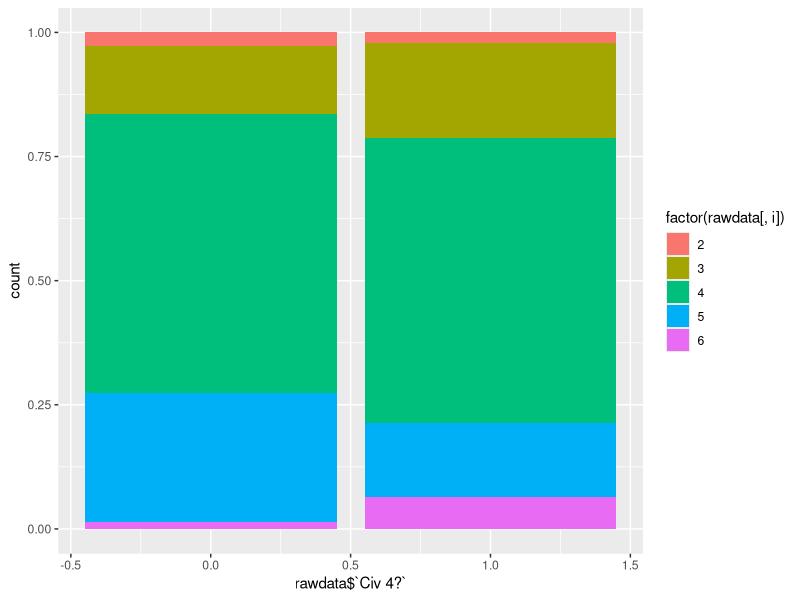
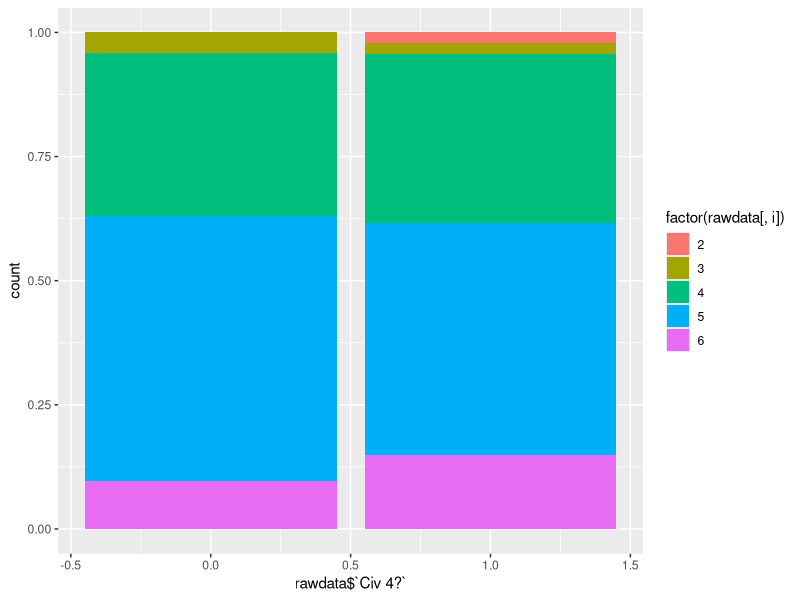
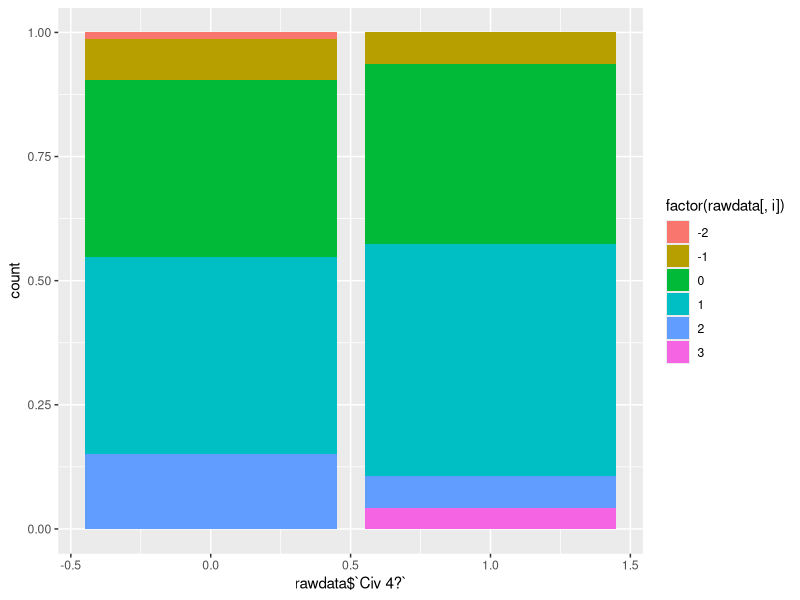
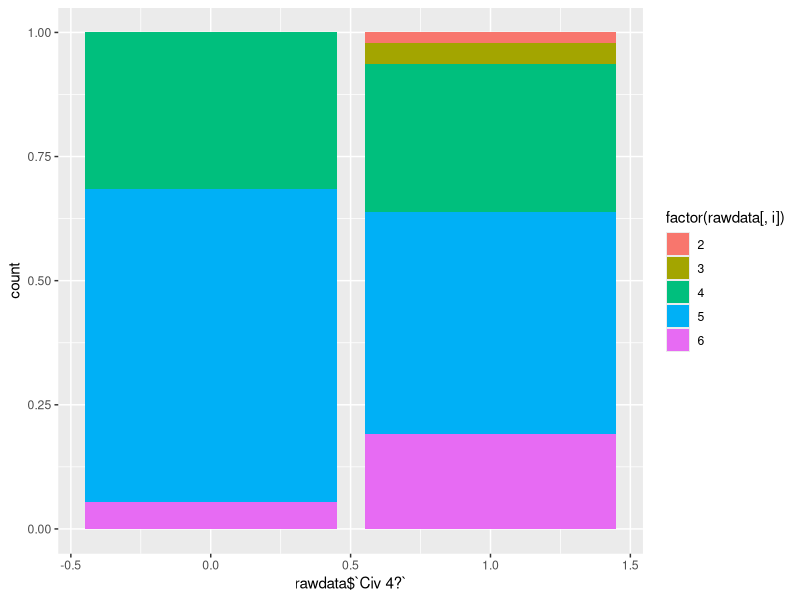
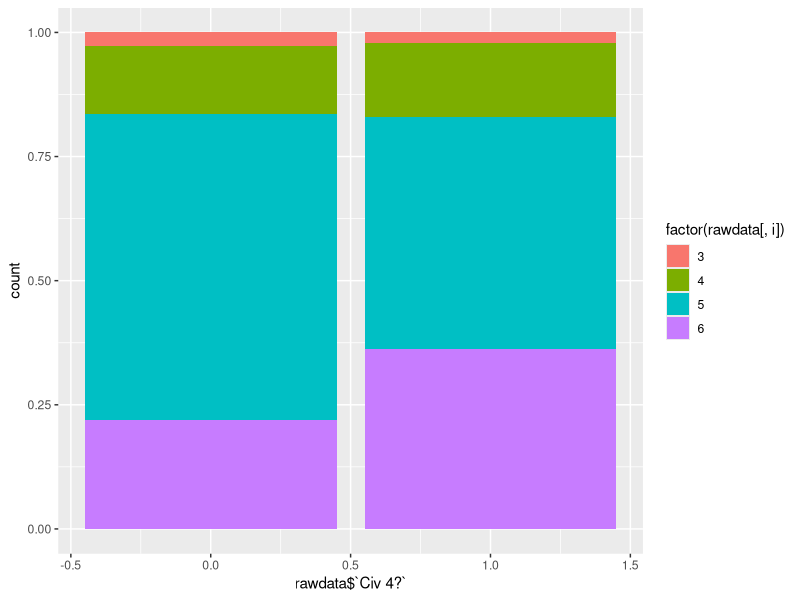
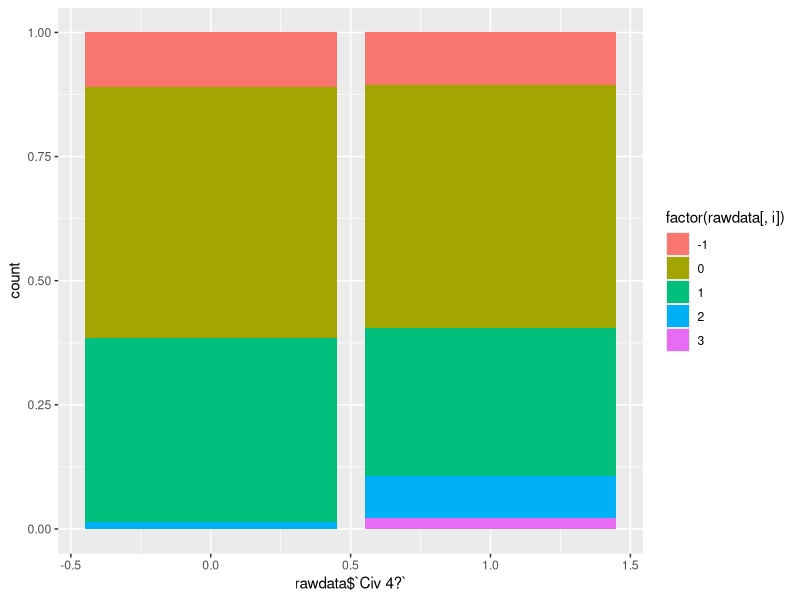
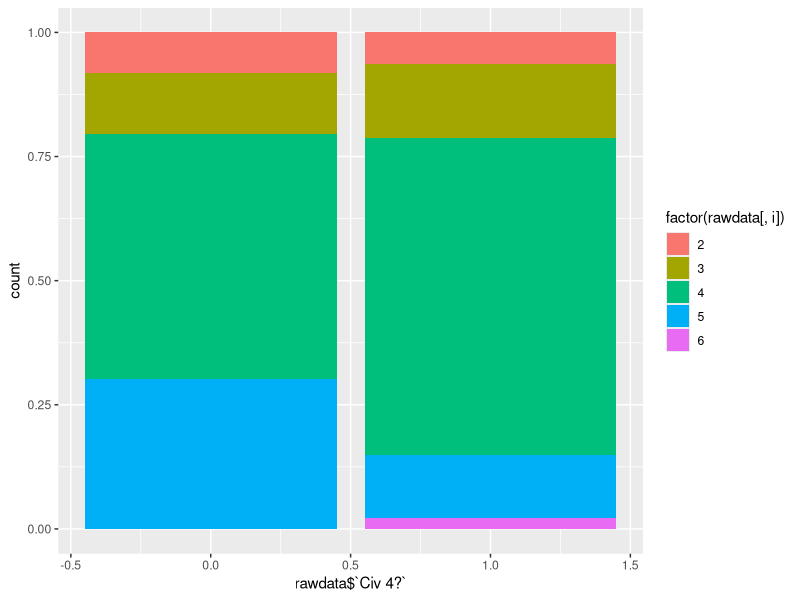
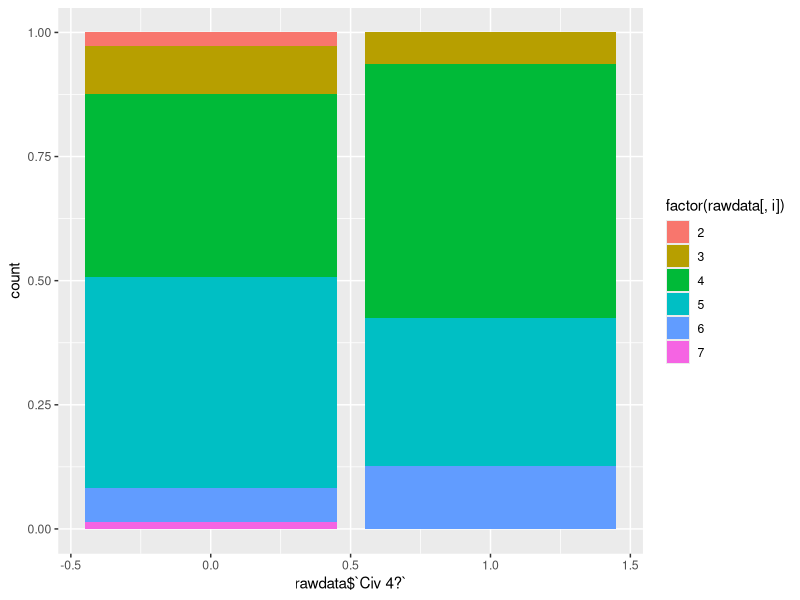

Source code (R) for these figures, in order: (Note: this script raises an error after producing the figures.)
install.packages("ggplot2")
library(ggplot2)

#Import csv file, auto-convert N/A as NA, preserve original column names
rawdata <- read.csv("201617T1 KM Gaming 0220(finalized) (student version).csv", header = TRUE, sep = ",", na.strings=c("NA", "BLANK", "MULT", "ERROR #3100", "#VALUE!", "Not Asked"), check.names = FALSE, stringsAsFactors = FALSE)
#formatDF <- read.csv("rangeOfValues_1617T1.csv", header = TRUE, sep = ",", na.strings = c("--"), check.names = FALSE, stringsAsFactors = FALSE) 

#Quantifying Q18-Q23, borrowed from Danny
quantify <- function(response, choice, converted_num) {
  sapply(as.factor(response), function(x) converted_num[which(x == choice)])
}

ttestResult=NULL

#questionaire Q1-17
for(i in 8:58)
{
  png(paste(names(rawdata)[i],".png",sep=""))
  print(
    ggplot(rawdata)+
      aes(x=rawdata$`Civ 4?`, fill=factor(rawdata[,i])) +
      geom_bar(position = "fill"))
  dev.off()
  ttestResult=rbind(ttestResult,unlist(t.test(rawdata[,i]~rawdata$`Civ 4?`)))
}

#questionaire Q18-19
text_read_option <- c("0 to 1", "2 to 3", "4 to 5", "6 to 7", "8 to 9", "10 to 11")
text_read_num <- c(0.5, 2.5, 4.5, 6.5, 8.5, 10.5)
for(i in 59:60)
{ 
  text_read_response <- rawdata[,i]
  png(paste(names(rawdata)[i],".png",sep=""))
  print(
    ggplot(rawdata)+
      aes(x=rawdata$`Civ 4?`, fill=factor(rawdata[,i])) +
      geom_bar(position = "fill"))
  dev.off()
  ttestResult=rbind(ttestResult,
                    unlist(t.test(quantify(text_read_response, text_read_option, text_read_num)~rawdata$`Civ 4?`)))
}

#questionaire Q20
rj_time_option <- c("less than 1", "1 to <3", "3 to <6", "6 to <10", "10 to <15", "more than 15")
rj_time_num <- c(0.5, 2, 4.5, 8, 12.5, 16)
rj_time_response <- rawdata$`Q20 (Time/RJ)`
png("Q20.png")
print(
  ggplot(rawdata)+
  aes(x=rawdata$`Civ 4?`, fill=factor(rawdata$`Q20 (Time/RJ)`)) +
  geom_bar(position = "fill"))
  dev.off()
  ttestResult=rbind(ttestResult,
                    unlist(t.test(quantify(rj_time_response, rj_time_option, rj_time_num)~rawdata$`Civ 4?`)))
 
#questionaire Q21
read_time_option <- c("less than 1", "1 to <2", "2 to <3", "3 to <4", "4 to <5", "more than 5")
read_time_num <- c(0.5, 1.5, 2.5, 3.5, 4.5, 6)
read_time_response <- rawdata$`Q21 (Time/reading)`
png("Q21.png")
print(
  ggplot(rawdata)+
  aes(x=rawdata$`Civ 4?`, fill=factor(rawdata$`Q21 (Time/reading)`)) +
  geom_bar(position = "fill"))
dev.off()
ttestResult=rbind(ttestResult,
                  unlist(t.test(quantify(read_time_response, read_time_option, read_time_num)~rawdata$`Civ 4?`)))
  
#questionaire Q22-23
attend_option <- c("0", "1-20%", "21-40%", "41-60%", "61-80%", "81-100%")
attend_num <- c(0, .10, .30, .50, .70, .90)
for(i in 63:64)
{ 
  attend_response <- rawdata[,i]
  png(paste('Q',i-41,".png",sep=""))
  print(
    ggplot(rawdata)+
      aes(x=rawdata$`Civ 4?`, fill=factor(rawdata[,i])) +
      geom_bar(position = "fill"))
  dev.off()
  ttestResult=rbind(ttestResult,
                    unlist(t.test(quantify(attend_response, attend_option, attend_num)~rawdata$`Civ 4?`)))
}  

#questionaire Q24-35
for(i in 65:76)
{
  png(paste(names(rawdata)[i],".png",sep=""))
  print(
    ggplot(rawdata)+
      aes(x=rawdata$`Civ 4?`, fill=factor(rawdata[,i])) +
      geom_bar(position = "fill"))
  dev.off()
  ttestResult=rbind(ttestResult,unlist(t.test(rawdata[,i]~rawdata$`Civ 4?`)))
}

#questionaire part 4 "Learning Activities(LA)" (Q36-45)
#match Q36 and Q41, Q37 and Q42, etc.
dataOD=subset(rawdata,rawdata$`Civ 4?`==0)
dataOD=cbind(dataOD$`Civ 4?`,dataOD[,137:141])
names(dataOD)=c("Civ 4?","LA1","LA2","LA3","LA4","LA5")
dataCiv=b=subset(rawdata,rawdata$`Civ 4?`==1)
dataCiv=cbind(dataCiv$`Civ 4?`,dataCiv[,142:146])
names(dataCiv)=c("Civ 4?","LA1","LA2","LA3","LA4","LA5")
dataComb=rbind(dataCiv,dataOD)
#graph and t test
for(i in 2:6)
{
  png(paste(names(dataComb)[i],".png",sep=""))
  print(
    ggplot(dataComb)+
      aes(x=dataComb$`Civ 4?`, fill=factor(dataComb[,i])) +
      geom_bar(position = "fill"))
  dev.off()
  ttestResult=rbind(ttestResult,unlist(t.test(dataComb[,i]~dataComb$`Civ 4?`)))
}

#Sex
sex_option <- c("F", "M")
sex_num <- c(0,1)
sex_response <- rawdata$Sex
png("Sex.png")
print(
  ggplot(rawdata)+
    aes(x=rawdata$`Civ 4?`, fill=factor(rawdata$Sex)) +
    geom_bar(position = "fill"))
dev.off()
ttestResult=rbind(ttestResult,
                  unlist(t.test(quantify(sex_response, sex_option, sex_num)~rawdata$`Civ 4?`)))



#ttestResult naming
row.names(ttestResult) <- c(names(rawdata[,8:77]),names(dataComb[,2:6]))
